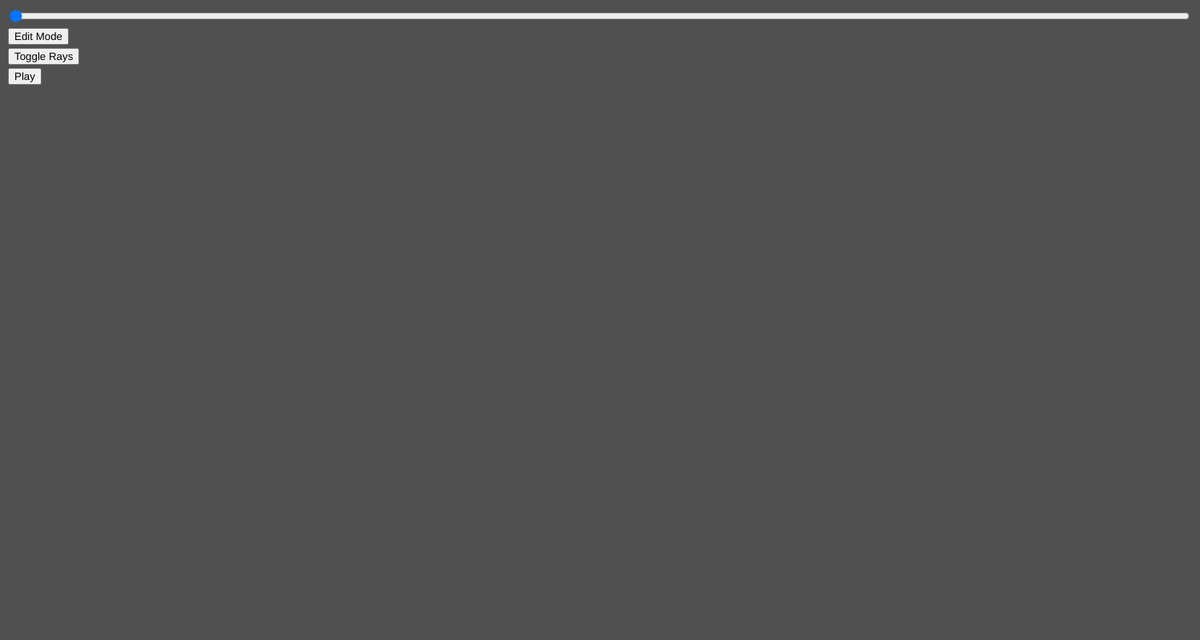
Frame 1 (no input)
Frame 60 (no input): identical to frame 1, image omitted
Frame 120 (the mouse pressed at the canvas centre since frame 60): identical to frame 1, image omitted

The p5.js sketch that drew this single still picture (run headless with seeded random() and noise() and a simulated clock; from frame 60 on, the mouse is pressed at the canvas centre):

// p5.js sketch
// ── sketch.js
let t;
let slider;
let toggleEdit, toggleRays, playButton;
let rays,
    play = false;
let edit = true;
let points = [];
let vertices = [];
let bezierVertices;
let play_t = 0;

function setup() {
    createCanvas(1500, 800);
    background(80);

    slider = createSlider(0, 1, 0, 0.001);
    slider.style("width", "1475px");
    slider.position(10, 10);
    slider.mousePressed(() => (edit = false));

    toggleEdit = createButton("Edit Mode");
    toggleRays = createButton("Toggle Rays");
    playButton = createButton("Play");

    toggleEdit.mousePressed(editPressed);
    toggleRays.mousePressed(raysPressed);
    playButton.mousePressed(playPressed);

    toggleEdit.position(10, 35);
    toggleRays.position(10, 60);
    playButton.position(10, 85);
}

const lerp = (p0, p1, t) => {
    let x = p0.pos.x + t * (p1.pos.x - p0.pos.x);
    let y = p0.pos.y + t * (p1.pos.y - p0.pos.y);
    let pos = new Point(createVector(x, y));
    return pos;
};

const bezierConnect = (verts, t) => {
    if (verts.length == 0 || verts.length == 1) {
        return verts;
    }
    let points = [];
    for (let i = 0; i < verts.length - 1; i++) {
        points.push(lerp(verts[i], verts[i + 1], t));
    }
    return [...verts, 0, ...bezierConnect(points, t)];
};

const editPressed = () => {
    edit = !edit;
};

const raysPressed = () => {
    rays = !rays;
    edit = false;
};

const playPressed = () => {
    play = !play;
    edit = false;
    play_t = 0;
    slider_t = 0;
    play ? playButton.html("Reset") : playButton.html("Play");
};

function mouseClicked() {
    if (edit) vertices.push(new Point(createVector(mouseX, mouseY)));
    edit = true;
}

function draw() {
    background(80);
    slider_t = slider.value();
    for (let v of vertices) {
        v.show();
    }
    if (!play) {
        if (vertices.length > 1) {
            let path = [];
            for (let t = 0; t <= slider_t; t += 0.001) {
                bezierVertices = bezierConnect(vertices, t);
                path.push(bezierVertices[bezierVertices.length - 1]);
            }

            beginShape();
            noFill();
            stroke(255, 255, 255);
            strokeWeight(2);
            for (let point of path) {
                vertex(point.pos.x, point.pos.y);
            }
            endShape();

            if (rays) {
                bezierVertices = bezierConnect(vertices, slider_t);
                for (let i = 0; i < bezierVertices.length - 1; i++) {
                    if (bezierVertices[i + 1] == 0) {
                        i += 1;
                    } else {
                        push();
                        stroke(130, 130, 130);
                        strokeWeight(1);
                        line(
                            bezierVertices[i].pos.x,
                            bezierVertices[i].pos.y,
                            bezierVertices[i + 1].pos.x,
                            bezierVertices[i + 1].pos.y
                        );
                        strokeWeight(5);
                        point(bezierVertices[i].pos);
                        point(bezierVertices[i + 1].pos);
                        pop();
                    }
                }
            }

            bezierVertices[bezierVertices.length - 1].show();
        }
    } else {
        if (vertices.length > 1) {
            let path = [];
            for (let t = 0; t <= play_t; t += 0.001) {
                bezierVertices = bezierConnect(vertices, t);
                path.push(bezierVertices[bezierVertices.length - 1]);
            }

            beginShape();
            noFill();
            stroke(255, 255, 255);
            strokeWeight(2);
            for (let point of path) {
                vertex(point.pos.x, point.pos.y);
            }
            endShape();

            if (rays) {
                bezierVertices = bezierConnect(vertices, play_t);
                for (let i = 0; i < bezierVertices.length - 1; i++) {
                    if (bezierVertices[i + 1] == 0) {
                        i += 1;
                    } else {
                        push();
                        stroke(130, 130, 130);
                        strokeWeight(1);
                        line(
                            bezierVertices[i].pos.x,
                            bezierVertices[i].pos.y,
                            bezierVertices[i + 1].pos.x,
                            bezierVertices[i + 1].pos.y
                        );
                        strokeWeight(5);
                        point(bezierVertices[i].pos);
                        point(bezierVertices[i + 1].pos);
                        pop();
                    }
                }
            }

            bezierVertices[bezierVertices.length - 1].show();
            if (play_t < 1) {
                play_t += 0.005;
            }
        }
    }
}

// ── Point.js
class Point {
    constructor(pos) {
        this.pos = pos;
    }

    show(color = [255, 255, 255], size = 10) {
        let r, g, b;
        [r, g, b] = color;
        stroke(r, g, b);
        strokeWeight(size);
        point(this.pos);
    }
}
